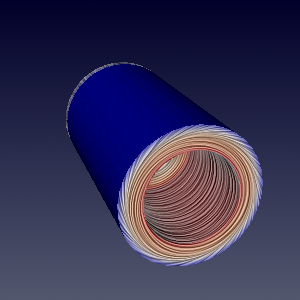

This figure's Python source:
#!/usr/bin/env python

# Test vtkCompositeSurfaceLICMapper: SurfaceLICCurvedContrastEnhancedColorBlendedSmallGrain.

import vtkmodules.vtkInteractionStyle  # noqa: F401
import vtkmodules.vtkRenderingOpenGL2  # noqa: F401

import math
import os

from vtkmodules.vtkCommonCore import vtkFloatArray
from vtkmodules.vtkCommonDataModel import vtkDataObject
from vtkmodules.vtkIOXML import vtkXMLPolyDataReader
from vtkmodules.vtkRenderingCore import (
    vtkActor,
    vtkDiscretizableColorTransferFunction,
    vtkRenderWindow,
    vtkRenderWindowInteractor,
    vtkRenderer,
)
from vtkmodules.vtkRenderingLICOpenGL2 import (
    vtkCompositeSurfaceLICMapper,
    vtkSurfaceLICInterface,
)

# Read data
data_dir = os.environ.get("VPE_DATA_DIR", os.path.dirname(os.path.abspath(__file__)))
reader = vtkXMLPolyDataReader()
reader.SetFileName(os.path.join(data_dir, "disk_out_ref_surface.vtp"))
reader.Update()
data_obj = reader.GetOutputDataObject(0)

# Mapper
lic_mapper = vtkCompositeSurfaceLICMapper()
lic_mapper.SetInputArrayToProcess(
    0, 0, 0, vtkDataObject.FIELD_ASSOCIATION_POINTS_THEN_CELLS, "V")
lic_mapper.SetInputDataObject(data_obj)

# Compute vector magnitude for coloring
mag_range = [float("inf"), float("-inf")]
mag_name = None
if hasattr(data_obj, "NewIterator"):
    it = data_obj.NewIterator()
    it.InitTraversal()
    while not it.IsDoneWithTraversal():
        ds = it.GetCurrentDataObject()
        if ds and ds.GetNumberOfCells() > 0:
            v = ds.GetPointData().GetArray("V")
            if v is not None:
                mag = vtkFloatArray()
                mag.SetName("magV")
                mag.SetNumberOfTuples(v.GetNumberOfTuples())
                for j in range(v.GetNumberOfTuples()):
                    s = sum(v.GetComponent(j, c) ** 2 for c in range(v.GetNumberOfComponents()))
                    mag.SetValue(j, math.sqrt(s))
                ds.GetPointData().SetScalars(mag)
                mag_name = mag.GetName()
                r = mag.GetRange()
                mag_range[0] = min(mag_range[0], r[0])
                mag_range[1] = max(mag_range[1], r[1])
        it.GoToNextItem()
else:
    if data_obj.GetNumberOfCells() > 0:
        v = data_obj.GetPointData().GetArray("V")
        if v is not None:
            mag = vtkFloatArray()
            mag.SetName("magV")
            mag.SetNumberOfTuples(v.GetNumberOfTuples())
            for j in range(v.GetNumberOfTuples()):
                s = sum(v.GetComponent(j, c) ** 2 for c in range(v.GetNumberOfComponents()))
                mag.SetValue(j, math.sqrt(s))
            data_obj.GetPointData().SetScalars(mag)
            mag_name = mag.GetName()
            r = mag.GetRange()
            mag_range = [r[0], r[1]]

lut = vtkDiscretizableColorTransferFunction()
lut.SetColorSpaceToRGB()
lut.AddRGBPoint(mag_range[0], 0.0, 0.0, 1.0)
lut.AddRGBPoint(mag_range[1], 1.0, 0.0, 0.0)
lut.SetColorSpaceToDiverging()
lut.Build()
lut.SetDiscretize(True)
lut.SetNumberOfValues(256)
lic_mapper.SetLookupTable(lut)
lic_mapper.SetScalarModeToUsePointData()
lic_mapper.SetScalarVisibility(1)
lic_mapper.SelectColorArray(mag_name)
lic_mapper.SetUseLookupTableScalarRange(1)
lic_mapper.SetScalarModeToUsePointFieldData()
lic_mapper.SetInterpolateScalarsBeforeMapping(0)

# LIC interface parameters
lic_interface = lic_mapper.GetLICInterface()
lic_interface.SetNumberOfSteps(40)
lic_interface.SetStepSize(0.4)
lic_interface.SetEnhancedLIC(1)
lic_interface.SetNormalizeVectors(1)
lic_interface.SetGenerateNoiseTexture(1)
lic_interface.SetNoiseType(1)
lic_interface.SetNoiseTextureSize(200)
lic_interface.SetNoiseGrainSize(1)
lic_interface.SetMinNoiseValue(0.0)
lic_interface.SetMaxNoiseValue(1.0)
lic_interface.SetNumberOfNoiseLevels(1024)
lic_interface.SetImpulseNoiseProbability(1.0)
lic_interface.SetImpulseNoiseBackgroundValue(0.0)
lic_interface.SetNoiseGeneratorSeed(1)
lic_interface.SetEnhanceContrast(1)
lic_interface.SetLowLICContrastEnhancementFactor(0.0)
lic_interface.SetHighLICContrastEnhancementFactor(0.0)
lic_interface.SetLowColorContrastEnhancementFactor(0.0)
lic_interface.SetHighColorContrastEnhancementFactor(0.0)
lic_interface.SetAntiAlias(0)
lic_interface.SetColorMode(0)
lic_interface.SetLICIntensity(0.6)
lic_interface.SetMapModeBias(0.0)
lic_interface.SetMaskOnSurface(0)
lic_interface.SetMaskThreshold(0.0)
lic_interface.SetMaskIntensity(0.0)
lic_interface.SetMaskColor([1.0, 0.0, 0.84705])

# Actor
lic_actor = vtkActor()
lic_actor.SetMapper(lic_mapper)

# Renderer
renderer = vtkRenderer()
renderer.AddActor(lic_actor)
renderer.SetBackground(0.3216, 0.3412, 0.4314)
renderer.SetBackground2(0.0, 0.0, 0.1647)
renderer.GradientBackgroundOn()

# Render window
render_window = vtkRenderWindow()
render_window.SetSize(300, 300)
render_window.AddRenderer(renderer)
render_window.SetWindowName("surface lic curved contrast enhanced color blended small grain")

# Interactor
interactor = vtkRenderWindowInteractor()
interactor.SetRenderWindow(render_window)

# Functional render for OpenGL context check
render_window.Render()

if not vtkSurfaceLICInterface.IsSupported(render_window):
    print("WARNING: Surface LIC not supported, skipping.")
else:
    # Scene
    camera = renderer.GetActiveCamera()
    camera.SetFocalPoint(-1.88, -0.98, -1.04)
    camera.SetPosition(13.64, 4.27, -31.59)
    camera.SetViewAngle(30)
    camera.SetViewUp(0.41, 0.83, 0.35)
    renderer.ResetCamera()

    interactor.Initialize()
    interactor.Start()
